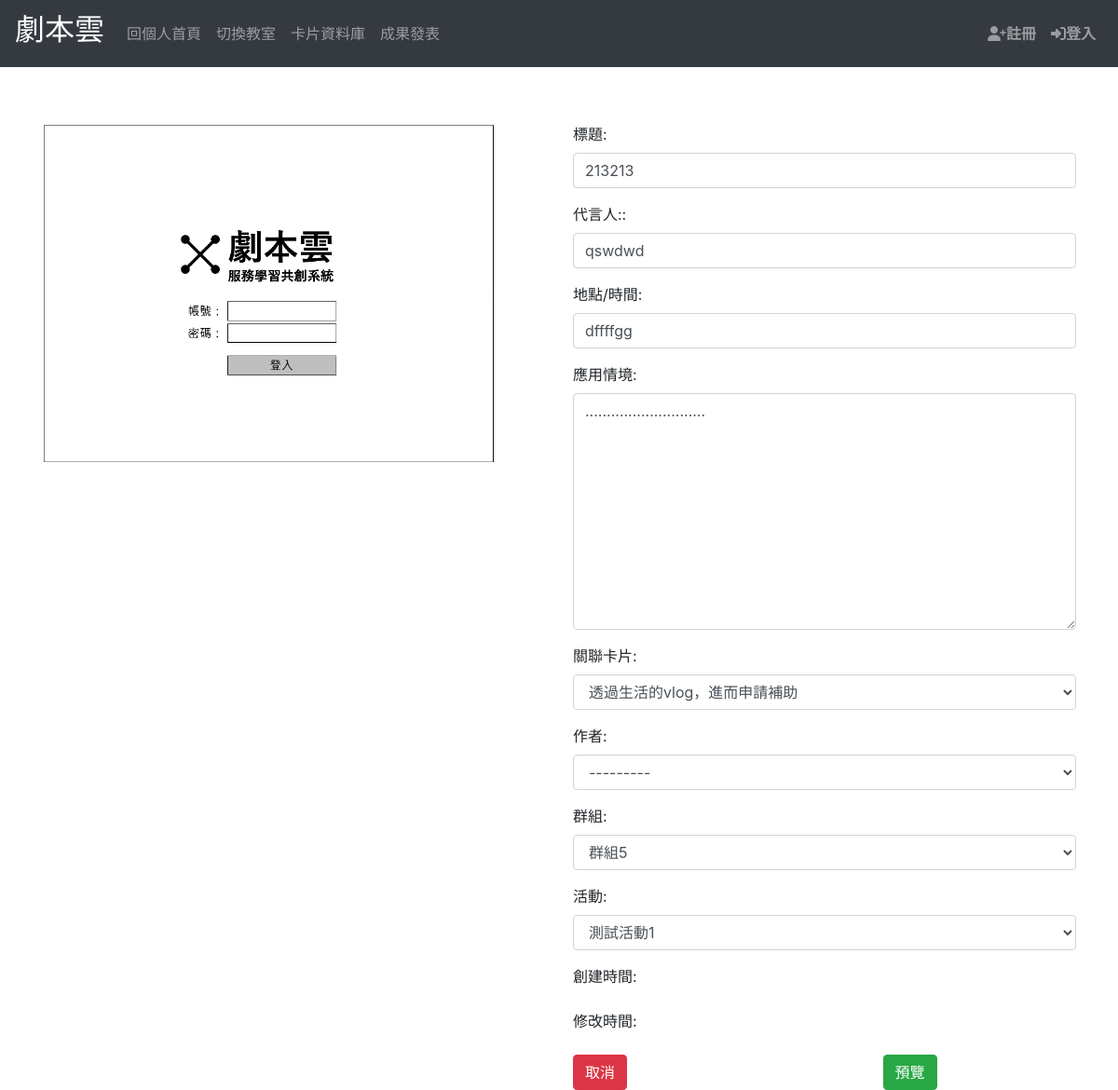
Page /changecard1/6 on the committed database.
### pbltest/models.py (models this page shows, shortened)
class RowCard(models.Model):
    title = models.CharField(max_length=100)
    author = models.ForeignKey('login.User', on_delete=models.CASCADE, null=True, blank=True)
    context = models.TextField(blank=True)
    context1 = models.TextField(blank=True)
    context2 = models.TextField(blank=True)
    created_date = models.DateTimeField(auto_now_add=True, null=True, blank=True)
    published_date = models.DateTimeField(auto_now=True, null=True, blank=True)
    cover = models.ForeignKey('UPCard', on_delete=models.CASCADE, null=True, blank=True)
    group = models.ForeignKey('login.Group', on_delete=models.CASCADE, null=True, blank=True)
    activate = models.ForeignKey('login.CreateActivate', on_delete=models.CASCADE, null=True, blank=True)
    class Meta:
        verbose_name_plural = "row_Card"

class UPCard(models.Model):
    title = models.CharField(max_length=100)
    author = models.ForeignKey('login.User', on_delete=models.CASCADE, null=True, blank=True)
    pdf = models.FileField(upload_to="media/card/img/", null=True, blank=True)
    cover = models.ImageField(upload_to="card/covers/", null=True, blank=True)
    class_material = models.CharField(max_length=100, null=True)
    group = models.ForeignKey('login.Group', on_delete=models.CASCADE, null=True, blank=True)
    activate = models.ForeignKey('login.CreateActivate', on_delete=models.CASCADE, null=True, blank=True)
    thumbnail = models.CharField(max_length=100, null=True)
    def __str__(self):
        return self.title

### login/models.py (models this page shows)
class Group(models.Model):
    group = models.CharField(max_length=128, null=True, blank=True)
    group_user = models.ManyToManyField(User, blank=True, related_name='user_user')
    activate = models.ForeignKey('CreateActivate', on_delete=models.CASCADE, blank=True)
    def __str__(self):
        return self.group

### pbltest/views.py (the view)
# urls.py: path('changecard1/<int:pk>', change_card1, name='change_card1'),
def change_card1(request, pk):
    unit = RowCard.objects.get(id=pk)
    card_form = RowCreateCardForm(request.POST or None, instance=unit)
    context = {
        'card_form': card_form,
        'unit': unit,
    }
    if card_form.is_valid():
        card_form.save()
        return redirect('index')
    return render(request, 'change_card1.html', context)

### login/models.py (called while the page is built)
    def __str__(self):
        return self.name

    def __str__(self):
        return self.activate_name

### templates/change_card1.html
{% extends 'base.html' %}
{% block content %}
    {% include "Card/change_card1.html" %}
{% endblock %}

### templates/Card/change_card1.html (shortened to what this page needs)
{% block context %}
    <form method="POST" class="post-form">
            <div class="container" style="margin-top: 5%">
                <div class="row">
                    <div class="col-md-6">
                        <img src=" {{ unit.cover.cover.url }}" width="90%">
                    </div>
                    <div class="col-md-6">
                        <div class="form-group">
                            <label for="card-title"> 標題:</label>
                            {{ card_form.title }}
                        </div>
                        <div class="form-group">
                            <label for="card-context"> 代言人::</label>
                            {{ card_form.context }}
                        </div>
                        <div class="form-group">
                            <label for="card-context1"> 地點/時間:</label>
                            {{ card_form.context1 }}
                        </div>
                        <div class="form-group">
                            <label for="card-context2"> 應用情境:</label>
                            {{ card_form.context2 }}
                        </div>
                        <div class="form-group">
                            <label for="card-cover"> 關聯卡片:</label>
                            {{ card_form.cover }}
                        </div>
                        <div class="form-group">
                            <label for="card-author"> 作者:</label>
                            {{ card_form.author }}
                        </div>
                        <div class="form-group">
                            <label for="card-group"> 群組:</label>
                            {{ card_form.group }}
                        </div>
                        <div class="form-group">
                            <label for="card-activate"> 活動:</label>
                            {{ card_form.activate }}
                        </div>
                        <div class="form-group">
                            <label for="card-context"> 創建時間:</label>
                        </div>
                        <div class="form-group">
                            <label for="card-context"> 修改時間:</label>
                        </div>
                        <button type="reset" class="btn btn-danger" style="margin-right: 50%">取消</button>
                     <button type="submit" class="btn btn-success">預覽</button>
                    </div>
                </div>
            </div>
        </form>
{% endblock %}

### rows in the picture
RowCard: cover.cover (picture), title "213213", context "qswdwd", context1 "dffffgg", context2 "............................", cover "透過生活的vlog，進而申請補助", author "---------", activate "測試活動1"
Group: group "群組5"
